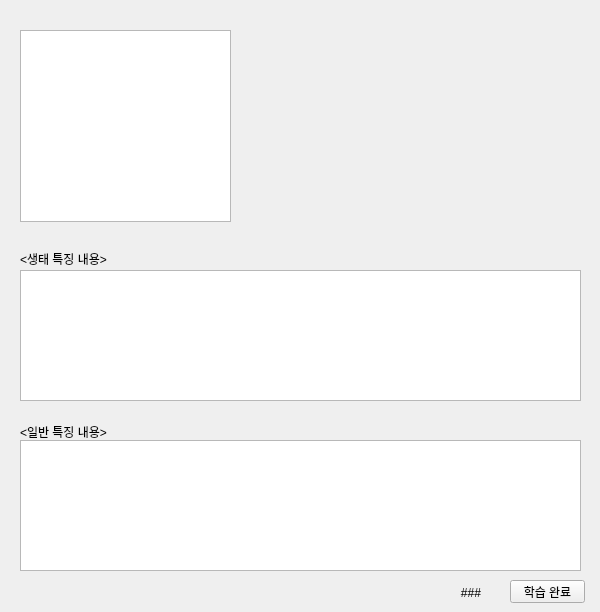
     <widget class="QWidget" name="tab_6">
      <attribute name="title">
       <string>학습UI</string>
      </attribute>
      <widget class="QLabel" name="learning_complete_label">
       <property name="geometry">
        <rect>
         <x>300</x>
         <y>583</y>
         <width>181</width>
         <height>20</height>
        </rect>
       </property>
       <property name="text">
        <string>###</string>
       </property>
       <property name="alignment">
        <set>Qt::AlignRight|Qt::AlignTrailing|Qt::AlignVCenter</set>
       </property>
      </widget>
      <widget class="QLabel" name="label_46">
       <property name="geometry">
        <rect>
         <x>20</x>
         <y>250</y>
         <width>121</width>
         <height>16</height>
        </rect>
       </property>
       <property name="text">
        <string>&lt;생태 특징 내용&gt;</string>
       </property>
      </widget>
      <widget class="QPushButton" name="learning_complete_btn">
       <property name="geometry">
        <rect>
         <x>510</x>
         <y>580</y>
         <width>75</width>
         <height>23</height>
        </rect>
       </property>
       <property name="text">
        <string>학습 완료</string>
       </property>
      </widget>
      <widget class="QListWidget" name="bird_list">
       <property name="geometry">
        <rect>
         <x>20</x>
         <y>30</y>
         <width>211</width>
         <height>192</height>
        </rect>
       </property>
      </widget>
      <widget class="QTextBrowser" name="gnrlSpftrCont_brower">
       <property name="geometry">
        <rect>
         <x>20</x>
         <y>440</y>
         <width>561</width>
         <height>131</height>
        </rect>
       </property>
      </widget>
      <widget class="QLabel" name="label_47">
       <property name="geometry">
        <rect>
         <x>20</x>
         <y>423</y>
         <width>121</width>
         <height>16</height>
        </rect>
       </property>
       <property name="text">
        <string>&lt;일반 특징 내용&gt;</string>
       </property>
      </widget>
      <widget class="QLabel" name="image_url_label">
       <property name="geometry">
        <rect>
         <x>320</x>
         <y>30</y>
         <width>271</width>
         <height>191</height>
        </rect>
       </property>
       <property name="styleSheet">
        <string notr="true">border-image : url(http://www.nature.go.kr/fileUpload/animals/basic/KNAM-BI-0000881_001.jpg)</string>
       </property>
       <property name="frameShape">
        <enum>QFrame::NoFrame</enum>
       </property>
       <property name="text">
        <string/>
       </property>
      </widget>
      <widget class="QTextBrowser" name="eclgDpftrCont_brower">
       <property name="geometry">
        <rect>
         <x>20</x>
         <y>270</y>
         <width>561</width>
         <height>131</height>
        </rect>
       </property>
      </widget>
     </widget>
